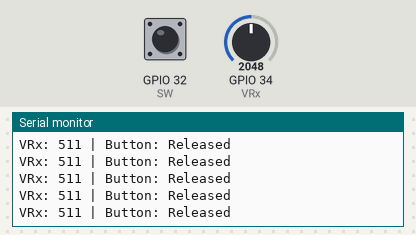
A sketch run on a simulated ESP32. Shown: the last lines printed to the serial monitor. Inputs (shaded band) come from the test bench; at power-on: GPIO 32 (SW) HIGH, GPIO 34 (VRx) = 2048. Nothing arrives over Bluetooth unless stated.

Above: at 1.2 s.
1.3 s: GPIO 32 (SW) pulled LOW for 0.15 s
2.9 s: GPIO 34 (VRx) set to 2866
At 3.8 s:
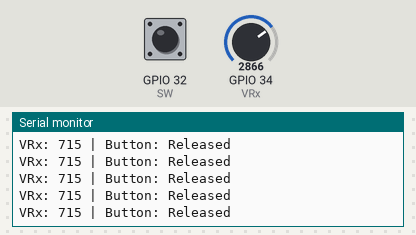
4.4 s: GPIO 32 (SW) pulled LOW for 1 s
At 5.0 s:
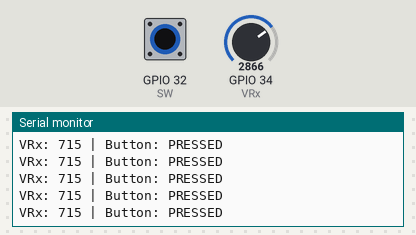
6.9 s: GPIO 34 (VRx) set to 3603
At 7.6 s:
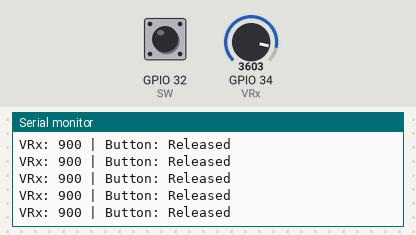
Timing chart, 0 to 9.4 s (numbered marks = the images above; inputs shaded):
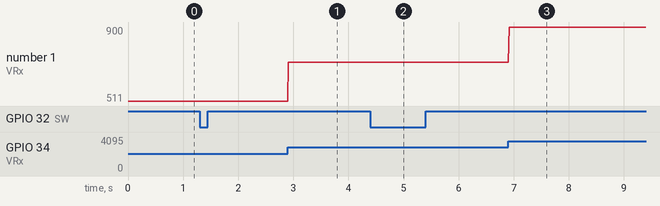

Measured:
- after the input at 2.9 s, the serial monitor: prints a new line at once (image 1)
- after the input at 4.4 s, the serial monitor: prints a new line at once (image 2)
- after the input at 6.9 s, the serial monitor: prints a new line at once (image 3)
- plotted number 1: 511 → 715 after the input at 2.9 s, 715 → 900 after the input at 6.9 s

The sketch:

CODE_CLIENT_ESP-WROOM-32.ino
```cpp
//This code is for uploading to the client ESP-WROOM-32 microcontroller through Arduino IDE:

//I took this code from pre-made examples on the ARDUINO IDE app as well as AI guidance. The code operates the wireless joystick controller.
//that communicates with the server robotic arm through Bluetooth. The ESP32 client reads the joystick's X-axis position and button state.
//then wirelessly transmits this data to the server ESP-WROOM-32 microcontroller. If the Bluetooth connection is lost, the client
//continues attempting to reconnect. Upload this code into the SERVER ESP-WROOM-32 microcontroller at the same time you upload the
//CLIENT ESP-WROOM-32 microcontroller code for a stable connection.

#include "BluetoothSerial.h"

BluetoothSerial SerialBT;

const int VRx = 34;   // Joystick X-axis
const int SW = 32;    // Joystick button

void setup() {
  Serial.begin(115200);
  pinMode(SW, INPUT_PULLUP);

  SerialBT.begin("RobotMaster");

  Serial.println("Master Controller Ready");
  Serial.println("Waiting for slave...");
}

void loop() {
  // Read joystick (scale to 0-1023 range)
  int xVal = analogRead(VRx);
  int xScaled = map(xVal, 0, 4095, 0, 1023);

  // Read button
  int buttonState = digitalRead(SW);

  // Send data
  if (SerialBT.hasClient()) {
    SerialBT.print(xScaled);
    SerialBT.print(",");
    SerialBT.print(buttonState);
    SerialBT.print("\n");

    Serial.print("VRx: ");
    Serial.print(xScaled);
    Serial.print(" | Button: ");
    Serial.println(buttonState == HIGH ? "Released" : "PRESSED");
  } else {
    Serial.println("Waiting for connection...");
  }

  delay(15);
}
```
